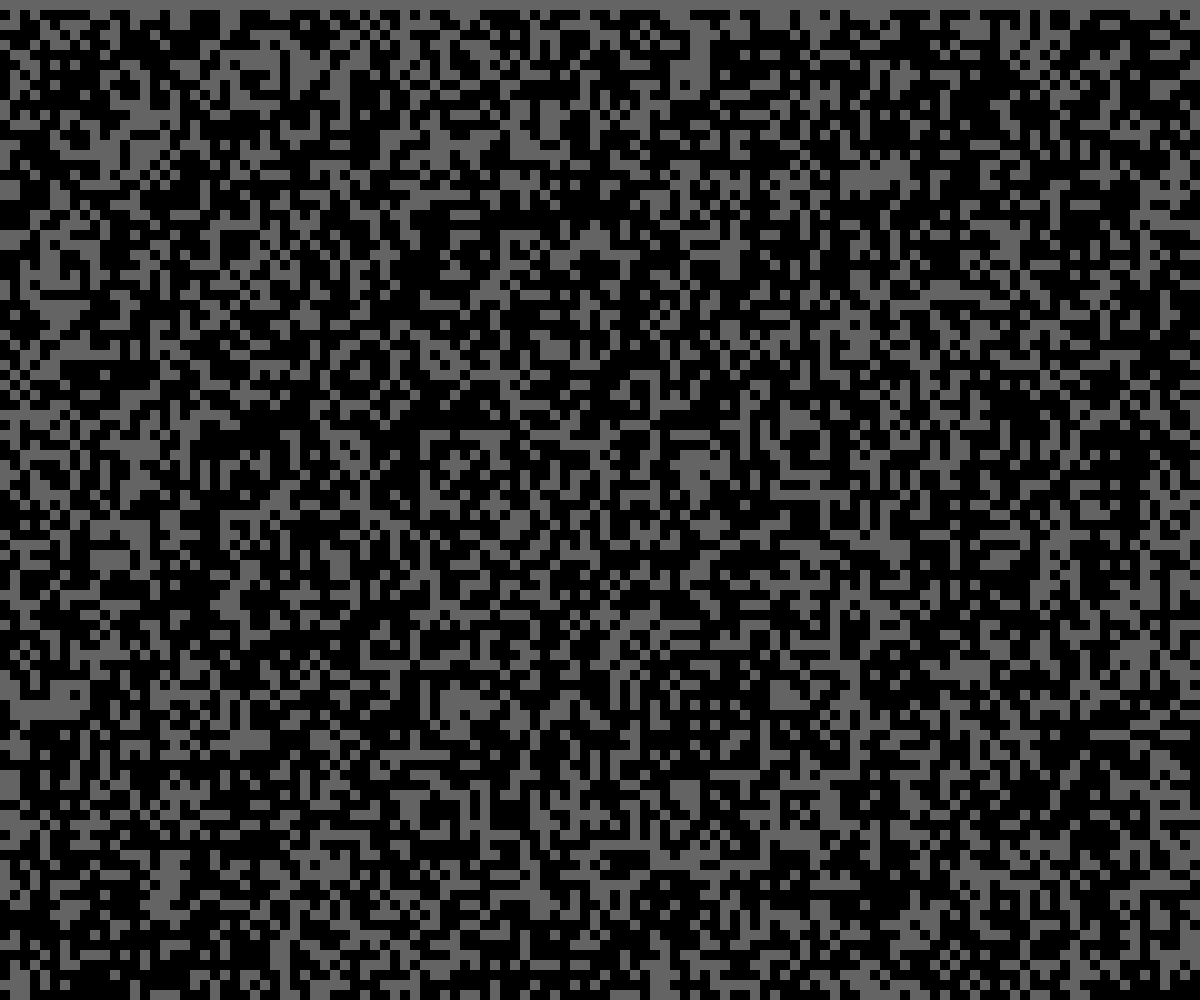
Frame 1 (no input)
Frame 60 (no input): identical to frame 1, image omitted
Frame 120 (the mouse pressed at the canvas centre since frame 60): identical to frame 1, image omitted

The p5.js sketch that drew this single still picture (run headless with seeded random() and noise() and a simulated clock; from frame 60 on, the mouse is pressed at the canvas centre):

// p5.js sketch
// ── sketch.js
let w,h;
let size = 10;
let block = [];

function setup(){
	createCanvas(windowWidth, windowHeight);
	noStroke();

	w = floor(width/size)+1;
	h = floor(height/size)+1;


	for(i=0;i<w;i++){
		for(e=0;e<h;e++){
			block.push(new Block());
		}
	}
}

function draw(){
	background(100);
	for(i=0;i<w;i++){
		for(e=0;e<h;e++){
			block[(i*e)+e].display(i,e);
		}
	}
}

function Block(){

	this.clear = random(0,2);

	this.display = function(X,Y){

		if(this.clear<1.2){
			fill(0);
		}else{noFill();}

		rect(X*size,Y*size,size,size);
	}	
}
